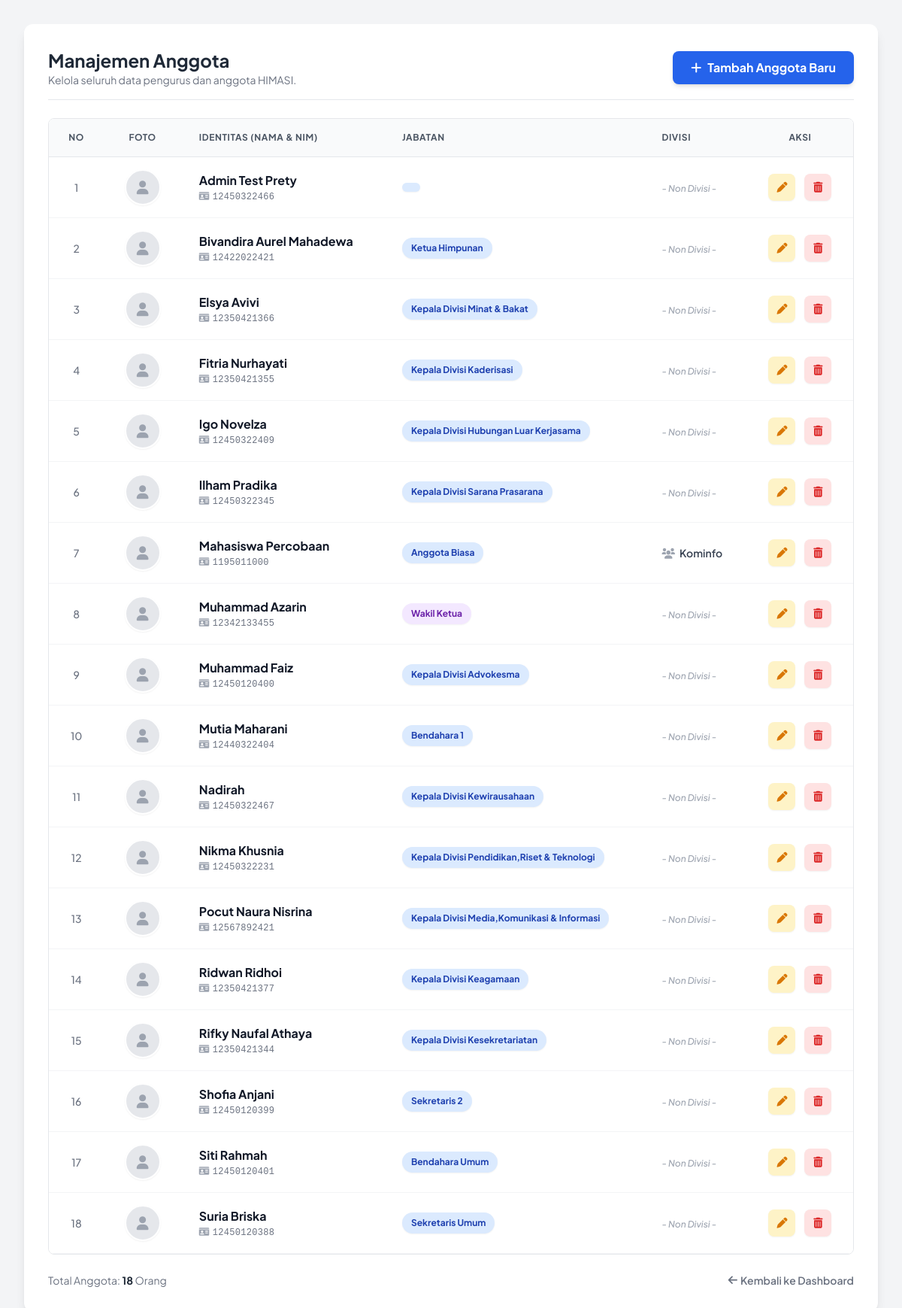
The app's page /old-files/admin/anggota/index.php with its own data.
### tables this page shows
CREATE TABLE `users` (
  `id_user` int(11) NOT NULL,
  `nim` varchar(20) NOT NULL,
  `nama_lengkap` varchar(100) NOT NULL,
  `jabatan` varchar(100) DEFAULT NULL,
  `divisi` varchar(100) DEFAULT NULL,
  `foto` varchar(255) DEFAULT 'default.jpg',
  `password` varchar(255) NOT NULL,
  `role` enum('admin','anggota') DEFAULT 'anggota',
  `foto_profil` varchar(255) DEFAULT 'default.jpg',
  `angkatan` year(4) DEFAULT NULL,
  `no_hp` varchar(15) DEFAULT NULL,
  `created_at` timestamp NOT NULL DEFAULT current_timestamp()
);

### old-files/admin/anggota/index.php (the view, shortened to what this page needs)
<?php
include '../../includes/koneksi.php';
?>
<!DOCTYPE html>
<html lang="id">
<head>
    <script src="https://cdn.tailwindcss.com"></script>
    <link rel="stylesheet" href="https://cdnjs.cloudflare.com/ajax/libs/font-awesome/6.0.0/css/all.min.css">
</head>
<body class="bg-gray-100 p-6 md:p-8">
    <div class="max-w-7xl mx-auto bg-white rounded-xl shadow-lg p-6 md:p-8">
        <div class="flex flex-col md:flex-row justify-between items-center mb-6 border-b pb-4 gap-4">
            <div>
                <h2 class="text-2xl font-bold text-gray-800">Manajemen Anggota</h2>
                <p class="text-gray-500 text-sm">Kelola seluruh data pengurus dan anggota HIMASI.</p>
            </div>
            <a href="tambah.php" class="bg-blue-600 hover:bg-blue-700 text-white font-bold py-2.5 px-6 rounded-lg transition flex items-center gap-2 shadow-md hover:shadow-lg transform hover:-translate-y-0.5">
                <i class="fas fa-plus"></i> Tambah Anggota Baru
            </a>
        </div>
        <div class="overflow-x-auto rounded-lg border border-gray-200">
            <table class="w-full text-left border-collapse bg-white">
                <thead class="bg-gray-50 text-gray-600 uppercase text-xs font-bold leading-normal tracking-wider">
                    <tr>
                        <th class="py-4 px-6 text-center border-b">No</th>
                        <th class="py-4 px-6 text-center border-b">Foto</th>
                        <th class="py-4 px-6 border-b">Identitas (Nama & NIM)</th>
                        <th class="py-4 px-6 border-b">Jabatan</th>
                        <th class="py-4 px-6 border-b">Divisi</th>
                        <th class="py-4 px-6 text-center border-b">Aksi</th>
                    </tr>
                </thead>
                <tbody class="text-gray-700 text-sm font-medium">
                    <?php
                    $no = 1;
                    $query = mysqli_query($koneksi, "SELECT * FROM users ORDER BY nama_lengkap ASC");
                    if(mysqli_num_rows($query) > 0){
                        while($data = mysqli_fetch_array($query)){
                    ?>
                    <tr class="border-b border-gray-100 hover:bg-blue-50/50 transition duration-200">
                        <td class="py-4 px-6 text-center text-gray-500"><?php echo $no++; ?></td>
                        <td class="py-4 px-6 text-center">
                            <?php if(!empty($data['foto']) && file_exists("../../assets/img/".$data['foto'])): ?>
                                <img src="../../assets/img/<?php echo $data['foto']; ?>"
                                     class="h-12 w-12 rounded-full object-cover mx-auto border-2 border-white shadow-sm ring-1 ring-gray-200 hover:scale-110 transition cursor-pointer"
                                     alt="Foto">
                            <?php else: ?>
                                <div class="h-12 w-12 rounded-full bg-gray-200 mx-auto flex items-center justify-center text-gray-400 border-2 border-white shadow-sm">
                                    <i class="fas fa-user text-lg"></i>
                                </div>
                            <?php endif; ?>
                        </td>
                        <td class="py-4 px-6">
                            <div class="flex flex-col">
                                <span class="text-gray-900 font-bold text-base"><?php echo htmlspecialchars($data['nama_lengkap']); ?></span>
                                <span class="text-gray-500 text-xs font-mono mt-0.5 tracking-wide">
                                    <i class="fas fa-id-card mr-1 text-gray-400"></i><?php echo $data['nim']; ?>
                                </span>
                            </div>
                        </td>
                        <td class="py-4 px-6">
                            <?php
                                $bg_jabatan = "bg-blue-100 text-blue-800";
                                if($data['jabatan'] == 'Ketua Umum' || $data['jabatan'] == 'Wakil Ketua') $bg_jabatan = "bg-purple-100 text-purple-800";
                            ?>
                            <span class="<?php echo $bg_jabatan; ?> py-1.5 px-3 rounded-full text-xs font-bold inline-block shadow-sm">
                                <?php echo $data['jabatan']; ?>
                            </span>
                        </td>
                        <td class="py-4 px-6">
                            <?php if($data['divisi'] != '-' && $data['divisi'] != ''): ?>
                                <span class="text-gray-700 font-semibold"><i class="fas fa-users mr-1.5 text-gray-400"></i><?php echo $data['divisi']; ?></span>
                            <?php else: ?>
                                <span class="text-gray-400 italic text-xs">- Non Divisi -</span>
                            <?php endif; ?>
                        </td>
                        <td class="py-4 px-6 text-center">
                            <div class="flex item-center justify-center gap-3">
                                <a href="edit.php?id=<?php echo $data['id_user']; ?>"
                                   class="group w-9 h-9 rounded-lg bg-amber-100 text-amber-600 flex items-center justify-center hover:bg-amber-500 hover:text-white transition shadow-sm"
                                   title="Edit Data">
                                    <i class="fas fa-pen text-sm"></i>
                                </a>
                                <a href="hapus.php?id=<?php echo $data['id_user']; ?>"
                                   onclick="return confirm('Apakah Anda yakin ingin menghapus data <?php echo $data['nama_lengkap']; ?>?')"
                                   class="group w-9 h-9 rounded-lg bg-red-100 text-red-600 flex items-center justify-center hover:bg-red-500 hover:text-white transition shadow-sm"
                                   title="Hapus Data">
                                    <i class="fas fa-trash-alt text-sm"></i>
                                </a>
                            </div>
                        </td>
                    </tr>
                    <?php
                        }
                    } else {
                        echo "<tr><td colspan='6' class='text-center py-10 text-gray-400 italic bg-gray-50'>Belum ada data anggota.</td></tr>";
                    }
                    ?>
                </tbody>
            </table>
        </div>
        <div class="mt-6 flex justify-between items-center text-sm text-gray-500">
            <div>
                Total Anggota: <span class="font-bold text-gray-800"><?php echo mysqli_num_rows($query); ?></span> Orang
            </div>
            <a href="../index.php" class="hover:text-blue-600 font-semibold flex items-center gap-1 transition">
                <i class="fas fa-arrow-left"></i> Kembali ke Dashboard
            </a>
        </div>
    </div>
</body>
</html>

### old-files/admin/anggota/index.php (style rules this page uses)
body { font-family: 'Plus Jakarta Sans', sans-serif; }

### records on screen
users: nama_lengkap "Admin Test Prety", nim "12450322466", divisi "- Non Divisi -"
users: nama_lengkap "Bivandira Aurel Mahadewa", nim "12422022421", jabatan "Ketua Himpunan", divisi "- Non Divisi -"
users: nama_lengkap "Elsya Avivi", nim "12350421366", jabatan "Kepala Divisi Minat & Bakat", divisi "- Non Divisi -"
users: nama_lengkap "Fitria Nurhayati", nim "12350421355", jabatan "Kepala Divisi Kaderisasi", divisi "- Non Divisi -"
users: nama_lengkap "Igo Novelza", nim "12450322409", jabatan "Kepala Divisi Hubungan Luar Kerjasama", divisi "- Non Divisi -"
users: nama_lengkap "Ilham Pradika", nim "12450322345", jabatan "Kepala Divisi Sarana Prasarana", divisi "- Non Divisi -"
users: nama_lengkap "Mahasiswa Percobaan", nim "1195011000", jabatan "Anggota Biasa", divisi "Kominfo"
users: nama_lengkap "Muhammad Azarin", nim "12342133455", jabatan "Wakil Ketua", divisi "- Non Divisi -"
users: nama_lengkap "Muhammad Faiz", nim "12450120400", jabatan "Kepala Divisi Advokesma", divisi "- Non Divisi -"
users: nama_lengkap "Mutia Maharani", nim "12440322404", jabatan "Bendahara 1", divisi "- Non Divisi -"
users: nama_lengkap "Nadirah", nim "12450322467", jabatan "Kepala Divisi Kewirausahaan", divisi "- Non Divisi -"
users: nama_lengkap "Nikma Khusnia", nim "12450322231", jabatan "Kepala Divisi Pendidikan,Riset & Teknologi", divisi "- Non Divisi -"
users: nama_lengkap "Pocut Naura Nisrina", nim "12567892421", jabatan "Kepala Divisi Media,Komunikasi & Informasi", divisi "- Non Divisi -"
users: nama_lengkap "Ridwan Ridhoi", nim "12350421377", jabatan "Kepala Divisi Keagamaan", divisi "- Non Divisi -"
users: nama_lengkap "Rifky Naufal Athaya", nim "12350421344", jabatan "Kepala Divisi Kesekretariatan", divisi "- Non Divisi -"
users: nama_lengkap "Shofia Anjani", nim "12450120399", jabatan "Sekretaris 2", divisi "- Non Divisi -"
users: nama_lengkap "Siti Rahmah", nim "12450120401", jabatan "Bendahara Umum", divisi "- Non Divisi -"
users: nama_lengkap "Suria Briska", nim "12450120388", jabatan "Sekretaris Umum", divisi "- Non Divisi -"

### other values on screen
mysqli_num_rows($query) "18"
